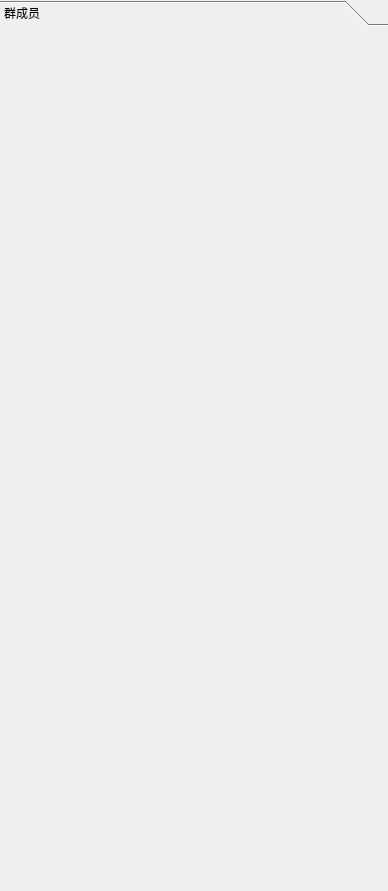
<?xml version="1.0" encoding="UTF-8"?>
<ui version="4.0">
 <class>Log</class>
 <widget class="QWidget" name="Log">
  <property name="geometry">
   <rect>
    <x>0</x>
    <y>0</y>
    <width>388</width>
    <height>891</height>
   </rect>
  </property>
  <property name="windowTitle">
   <string>Form</string>
  </property>
  <layout class="QVBoxLayout" name="verticalLayout">
   <property name="leftMargin">
    <number>0</number>
   </property>
   <property name="topMargin">
    <number>0</number>
   </property>
   <property name="rightMargin">
    <number>0</number>
   </property>
   <property name="bottomMargin">
    <number>0</number>
   </property>
   <item>
    <widget class="QToolBox" name="toolBox">
     <property name="currentIndex">
      <number>0</number>
     </property>
     <widget class="QWidget" name="page">
      <property name="geometry">
       <rect>
        <x>0</x>
        <y>0</y>
        <width>388</width>
        <height>859</height>
       </rect>
      </property>
      <attribute name="label">
       <string>群成员</string>
      </attribute>
      <layout class="QVBoxLayout" name="vlayout"/>
     </widget>
    </widget>
   </item>
  </layout>
 </widget>
 <resources/>
 <connections/>
</ui>
